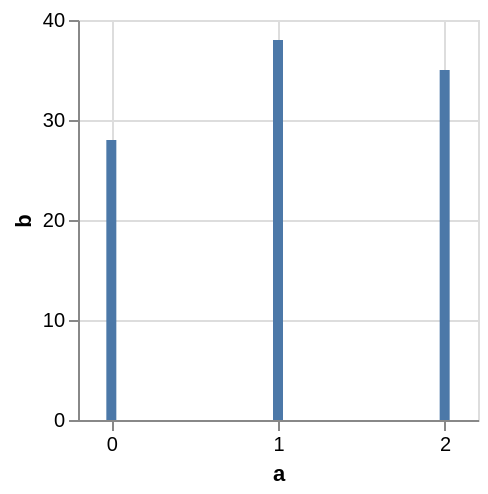

Here is the Vega-Lite specification saved for this chart:
### Vega specification from a JSON file in a GitHub repository (floating-point values rounded to 4 significant figures)
{"$schema": "https://vega.github.io/schema/vega/v5.json", "description": "A simple bar chart with integer axis.", "background": "white", "padding": 5, "width": 200, "height": 200, "style": "cell", "data": [{"name": "source_0", "values": [{"a": 0, "b": 28}, {"a": 1, "b": 38}, {"a": 2, "b": 35}]}, {"name": "data_0", "source": "source_0", "transform": [{"type": "stack", "groupby": ["a"], "field": "b", "sort": {"field": [], "order": []}, "as": ["b_start", "b_end"], "offset": "zero"}, {"type": "filter", "expr": "isValid(datum[\"a\"]) && isFinite(+datum[\"a\"]) && isValid(datum[\"b\"]) && isFinite(+datum[\"b\"])"}]}], "marks": [{"name": "marks", "type": "rect", "style": ["bar"], "from": {"data": "data_0"}, "encode": {"update": {"fill": {"value": "#4c78a8"}, "ariaRoleDescription": {"value": "bar"}, "description": {"signal": "\"a: \" + (!isValid(datum[\"a\"]) || !isFinite(+datum[\"a\"]) ? \"\" + datum[\"a\"] : format(datum[\"a\"], \"d\")) + \"; b: \" + (!isValid(datum[\"b\"]) || !isFinite(+datum[\"b\"]) ? \"\" + datum[\"b\"] : format(datum[\"b\"], \"\"))"}, "xc": {"scale": "x", "field": "a"}, "width": {"value": 5}, "y": {"scale": "y", "field": "b_end"}, "y2": {"scale": "y", "field": "b_start"}}}}], "scales": [{"name": "x", "type": "linear", "domain": {"data": "data_0", "field": "a"}, "range": [0, {"signal": "width"}], "nice": true, "zero": false, "padding": 5}, {"name": "y", "type": "linear", "domain": {"data": "data_0", "fields": ["b_start", "b_end"]}, "range": [{"signal": "height"}, 0], "nice": true, "zero": true}], "axes": [{"scale": "x", "orient": "bottom", "gridScale": "y", "grid": true, "tickCount": {"signal": "ceil(width/40)"}, "tickMinStep": 1, "domain": false, "labels": false, "aria": false, "maxExtent": 0, "minExtent": 0, "ticks": false, "zindex": 0}, {"scale": "y", "orient": "left", "gridScale": "x", "grid": true, "tickCount": {"signal": "ceil(height/40)"}, "domain": false, "labels": false, "aria": false, "maxExtent": 0, "minExtent": 0, "ticks": false, "zindex": 0}, {"scale": "x", "orient": "bottom", "grid": false, "title": "a", "format": "d", "labelFlush": true, "labelOverlap": true, "tickCount": {"signal": "ceil(width/40)"}, "tickMinStep": 1, "zindex": 0}, {"scale": "y", "orient": "left", "grid": false, "title": "b", "labelOverlap": true, "tickCount": {"signal": "ceil(height/40)"}, "zindex": 0}]}
